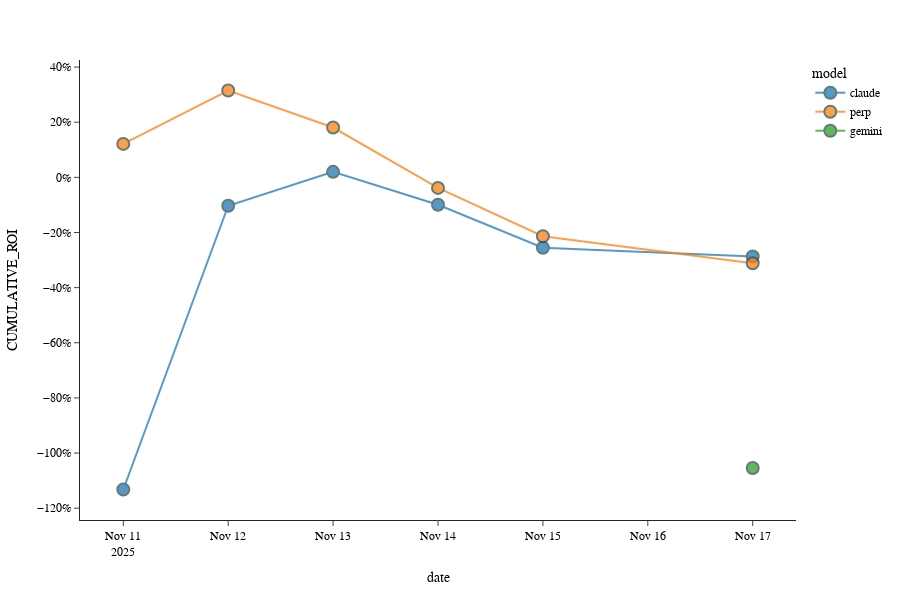

The cell this chart's notebook holds for it:
### Code cell
fig = px.scatter(
        df_hist_agg,
        x='date',
        y='CUMULATIVE_ROI',
        color='model',
        template='simple_white',

    )

fig.update_layout(
            # title=f"Active / Canceled Subscription Count for {customer_id}<br><sup>{viz_tag}</sup>",
            font_family='Futura',
            height=600,
            font_color='black',
            showlegend=True,
            hovermode='x unified'
        )
fig.update_traces(mode='lines+markers',
                    opacity=.75,
                    marker=dict(size=12,line=dict(width=2,color='DarkSlateGrey'))
                    )
fig.update_xaxes(
            # title='Analytics Date',

                        )
fig.update_yaxes(
    tickformat = ',.0%'
            # title='Product Count',

                        )

fig.show()

### Figure 1 — Plotly figure (JSON) as saved in the notebook; plotly's stock layout.template omitted (floating-point values rounded to 4 significant figures)
{"data": [{"hovertemplate": "model=claude<br>date=%{x}<br>CUMULATIVE_ROI=%{y}<extra></extra>", "legendgroup": "claude", "marker": {"color": "#1F77B4", "line": {"color": "DarkSlateGrey", "width": 2}, "size": 12, "symbol": "circle"}, "mode": "lines+markers", "name": "claude", "opacity": 0.75, "orientation": "v", "showlegend": true, "type": "scatter", "x": ["2025-11-11T00:00:00.000000000", "2025-11-12T00:00:00.000000000", "2025-11-13T00:00:00.000000000", "2025-11-14T00:00:00.000000000", "2025-11-15T00:00:00.000000000", "2025-11-17T00:00:00.000000000"], "xaxis": "x", "y": [-1.132, -0.103, 0.02004, -0.09947, -0.2552, -0.2871], "yaxis": "y"}, {"hovertemplate": "model=perp<br>date=%{x}<br>CUMULATIVE_ROI=%{y}<extra></extra>", "legendgroup": "perp", "marker": {"color": "#FF7F0E", "line": {"color": "DarkSlateGrey", "width": 2}, "size": 12, "symbol": "circle"}, "mode": "lines+markers", "name": "perp", "opacity": 0.75, "orientation": "v", "showlegend": true, "type": "scatter", "x": ["2025-11-11T00:00:00.000000000", "2025-11-12T00:00:00.000000000", "2025-11-13T00:00:00.000000000", "2025-11-14T00:00:00.000000000", "2025-11-15T00:00:00.000000000", "2025-11-17T00:00:00.000000000"], "xaxis": "x", "y": [0.1213, 0.3151, 0.1808, -0.03831, -0.2135, -0.3114], "yaxis": "y"}, {"hovertemplate": "model=gemini<br>date=%{x}<br>CUMULATIVE_ROI=%{y}<extra></extra>", "legendgroup": "gemini", "marker": {"color": "#2CA02C", "line": {"color": "DarkSlateGrey", "width": 2}, "size": 12, "symbol": "circle"}, "mode": "lines+markers", "name": "gemini", "opacity": 0.75, "orientation": "v", "showlegend": true, "type": "scatter", "x": ["2025-11-17T00:00:00.000000000"], "xaxis": "x", "y": [-1.054], "yaxis": "y"}], "layout": {"font": {"color": "black", "family": "Futura"}, "height": 600, "hovermode": "x unified", "legend": {"title": {"text": "model"}, "tracegroupgap": 0}, "margin": {"t": 60}, "showlegend": true, "xaxis": {"anchor": "y", "domain": [0, 1], "title": {"text": "date"}}, "yaxis": {"anchor": "x", "domain": [0, 1], "tickformat": ",.0%", "title": {"text": "CUMULATIVE_ROI"}}}}
